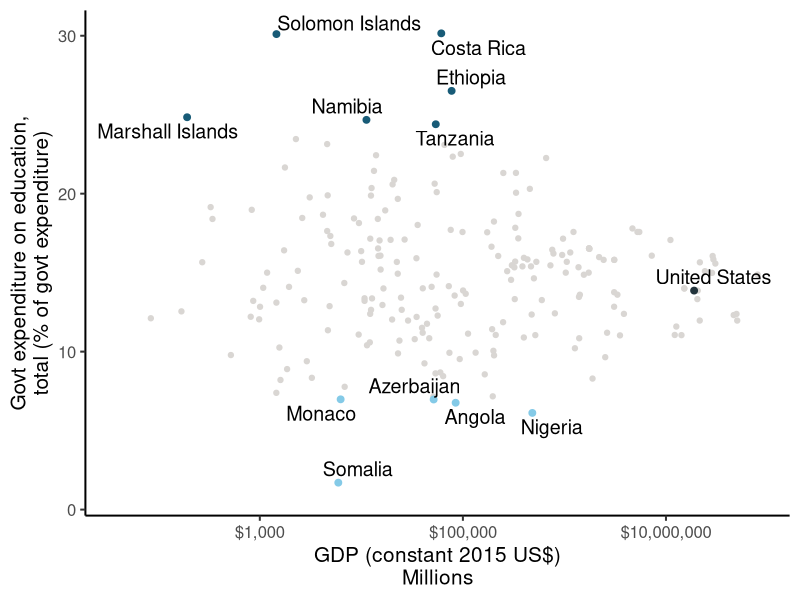

Generate this figure with R:
## ---- chunk 1
#| echo: false
library(tidyverse)
theme_local <- function(bs=15,...){
    theme_bw(base_size=bs) +
    theme(
        legend.position='bottom',
        panel.grid=element_blank(),
        axis.line.x=element_line(color='black'),
        axis.line.y=element_line(color='black'),
        panel.border=element_blank(),
        ...
    )
}
## ---- chunk 2
#| echo: false
wb <- read_csv('world-bank.csv')
comp_vars <- c('GDP per capita (constant 2015 US$)','Government expenditure on education, total (% of GDP)')
wb_comp <- wb |>
    mutate(`2017 [YR2017]`=as.numeric(`2017 [YR2017]`)) |>
    filter(!is.na(`Country Name`)) |>
    pivot_wider(names_from=`Series Code`,values_from=`2017 [YR2017]`,id_cols=c(`Country Name`,`Country Code`)) |>
    mutate(cc=case_when(
        SE.XPD.TOTL.GB.ZS < 7 ~ 'low',
        SE.XPD.TOTL.GB.ZS > 24 ~ 'high',
        `Country Code` == 'USA' ~ 'USA',
        TRUE ~ 'other'
    ))
## ---- chunk 3
#| fig.align: center
#| fig.width: 10
#| fig.height: 6
#| echo: false
ggplot(wb_comp,aes(y=`SE.XPD.TOTL.GB.ZS`,x=`NY.GDP.MKTP.KD`/1000000)) +
    geom_point(aes(color=cc),data=filter(wb_comp,cc == 'other')) +
    geom_point(aes(color=cc),size=2,data=filter(wb_comp,cc != 'other')) +
    ggrepel::geom_text_repel(aes(label=`Country Name`),size=5,data=filter(wb_comp,cc != 'other')) +
    scale_x_log10(labels=scales::dollar) +
    scale_color_manual(values=c('#185B77','#84CAE7','#D9D6D3','#22333B')) +
    labs(y='Govt expenditure on education,\ntotal (% of govt expenditure)',x='GDP (constant 2015 US$)\nMillions') +
    theme_local() + theme(legend.position='none')
